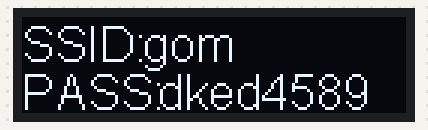
A sketch run on a simulated ESP32. Shown: 128×32 one-colour display. WiFi joins after 1.5 s; servers stay silent unless stated; EEPROM starts erased.

Above: at 3.6 s.
At 4.6 s:
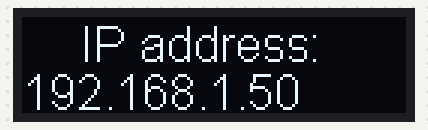

The sketch:

8-6-1.ino
```cpp
#include "EEPROM.h"
#include "SSD1306Wire.h"
#include <WiFi.h>
#include <Wire.h>

#define SSID_EEP_ADDR 0
#define WiFi_NAME "gom"
#define PASSWORD "dked4589"

SSD1306Wire display(0x3c, 0, 2, GEOMETRY_128_32);

WiFiServer server(80); //wifi 포트 번호(생략가능)

void setup() {
  delay(3000);

  EEPROM.begin(10);
  String read_eep_ssid=EEPROM.readString(SSID_EEP_ADDR);

  if(read_eep_ssid != WiFi_NAME){

    EEPROM.writeString(SSID_EEP_ADDR, WiFi_NAME);
    EEPROM.commit();
  }
  //OLED 초기화
  display.init();

  display.flipScreenVertically();
  display.setFont(ArialMT_Plain_16);
  display.setTextAlignment(TEXT_ALIGN_LEFT);

  //OLED 표시
  // read_eep_ssid=EEPROM.readString(SSID_EEP_ADDR);
  // display.clear();
  // display.drawString(0,0,read_eep_ssid);
  // display.display();

  // wifi 연결
  read_eep_ssid=EEPROM.readString(SSID_EEP_ADDR);
  const char* ssid = read_eep_ssid.c_str();
  WiFi.begin(ssid, PASSWORD);

  int wifi_status = 0;
  while(WiFi.status() != WL_CONNECTED){
    delay(500);

    //연결대기중
  if(wifi_status == 0){
    display.clear();
    display.drawString(0,0,"SSID: ");
    display.drawString(40,0,ssid);
    display.drawString(0,16,"PASS: ");
    display.drawString(45,16, PASSWORD);
    display.display();
  }
  else{
    display.clear();
    display.drawString(0,0,"SSID: ");
    display.drawString(40,0,ssid);
    display.drawString(120,0,".");
    display.drawString(0,16,"PASS: ");
    display.drawString(45,16, PASSWORD);
    display.display();

  }

    wifi_status = !wifi_status;
}
    //연결 성공
    display.clear();
    display.drawString(20,0,"IP address: ");
    display.drawString(0,16, ip2Str(WiFi.localIP()));
    display.display();


}

String ip2Str(IPAddress ip){
  String s="";
  for (int i=0; i<4; i++){
    s += i ? "." + String(ip[i]): String(ip[i]);
  }
  return s;
}

void loop() {
  String read_eep_ssid = EEPROM.readString(SSID_EEP_ADDR);

  delay(5000);
}
```
